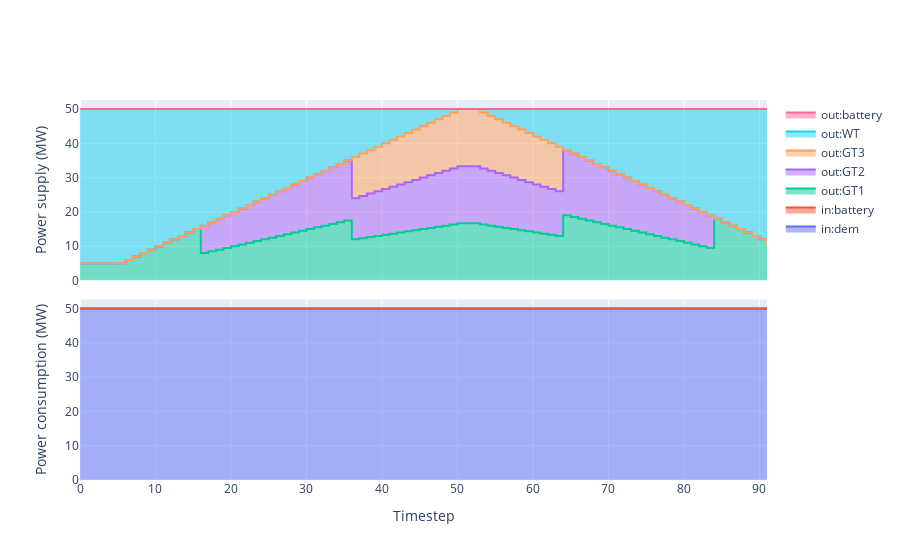

Source (notebook cell):
### Code cell
oogeso.plots.plot_SumPowerMix(simulator,carrier="el").show()

### Figure 1 — Plotly figure (JSON) as saved in the notebook; plotly's stock layout.template omitted (floating-point values rounded to 4 significant figures)
{"data": [{"legendgroup": "dem", "line": {"shape": "hv"}, "name": "in:dem", "stackgroup": "in", "type": "scatter", "x": [0, 1, 2, 3, 4, 5, 6, 7, 8, 9, 10, 11, 12, 13, 14, 15, 16, 17, 18, 19, 20, 21, 22, 23, 24, 25, 26, 27, 28, 29, 30, 31, 32, 33, 34, 35, 36, 37, 38, 39, 40, 41, 42, 43, 44, 45, 46, 47, 48, 49, 50, 51, 52, 53, 54, 55, 56, 57, 58, 59, 60, 61, 62, 63, 64, 65, 66, 67, 68, 69, 70, 71, 72, 73, 74, 75, 76, 77, 78, 79, 80, 81, 82, 83, 84, 85, 86, 87, 88, 89, 90, 91], "xaxis": "x2", "y": [50, 50, 50, 50, 50, 50, 50, 50, 50, 50, 50, 50, 50, 50, 50, 50, 50, 50, 50, 50, 50, 50, 50, 50, 50, 50, 50, 50, 50, 50, 50, 50, 50, 50, 50, 50, 50, 50, 50, 50, 50, 50, 50, 50, 50, 50, 50, 50, 50, 50, 50, 50, 50, 50, 50, 50, 50, 50, 50, 50, 50, 50, 50, 50, 50, 50, 50, 50, 50, 50, 50, 50, 50, 50, 50, 50, 50, 50, 50, 50, 50, 50, 50, 50, 50, 50, 50, 50, 50, 50, 50, 50], "yaxis": "y2"}, {"legendgroup": "battery", "line": {"shape": "hv"}, "name": "in:battery", "stackgroup": "in", "type": "scatter", "x": [0, 1, 2, 3, 4, 5, 6, 7, 8, 9, 10, 11, 12, 13, 14, 15, 16, 17, 18, 19, 20, 21, 22, 23, 24, 25, 26, 27, 28, 29, 30, 31, 32, 33, 34, 35, 36, 37, 38, 39, 40, 41, 42, 43, 44, 45, 46, 47, 48, 49, 50, 51, 52, 53, 54, 55, 56, 57, 58, 59, 60, 61, 62, 63, 64, 65, 66, 67, 68, 69, 70, 71, 72, 73, 74, 75, 76, 77, 78, 79, 80, 81, 82, 83, 84, 85, 86, 87, 88, 89, 90, 91], "xaxis": "x2", "y": [0, 0, 0, 0, 0, 0, 0, 0, 0, 0, 0, 0, 0, 0, 0, 0, 0, 0, 0, 0, 0, 0, 0, 0, 0, 0, 0, 0, 0, 0, 0, 0, 0, 0, 0, 0, 0, 0, 0, 0, 0, 0, 0, 0, 0, 0, 0, 0, 0, 0, 0, 0, 0, 0, 0, 0, 0, 0, 0, 0, 0, 0, 0, 0, 0, 0, 0, 0, 0, 0, 0, 0, 0, 0, 0, 0, 0, 0, 0, 0, 0, 0, 0, 0, 0, 0, 0, 0, 0, 0, 0, 0], "yaxis": "y2"}, {"legendgroup": "GT1", "line": {"shape": "hv"}, "name": "out:GT1", "stackgroup": "out", "type": "scatter", "x": [0, 1, 2, 3, 4, 5, 6, 7, 8, 9, 10, 11, 12, 13, 14, 15, 16, 17, 18, 19, 20, 21, 22, 23, 24, 25, 26, 27, 28, 29, 30, 31, 32, 33, 34, 35, 36, 37, 38, 39, 40, 41, 42, 43, 44, 45, 46, 47, 48, 49, 50, 51, 52, 53, 54, 55, 56, 57, 58, 59, 60, 61, 62, 63, 64, 65, 66, 67, 68, 69, 70, 71, 72, 73, 74, 75, 76, 77, 78, 79, 80, 81, 82, 83, 84, 85, 86, 87, 88, 89, 90, 91], "xaxis": "x", "y": [5, 5, 5, 5, 5, 5, 6, 7, 8, 9, 10, 11, 12, 13, 14, 15, 8, 8.5, 9, 9.5, 10, 10.5, 11, 11.5, 12, 12.5, 13, 13.5, 14, 14.5, 15, 15.5, 16, 16.5, 17, 17.5, 12, 12.33, 12.67, 13, 13.33, 13.67, 14, 14.33, 14.67, 15, 15.33, 15.67, 16, 16.33, 16.67, 16.67, 16.67, 16.33, 16, 15.67, 15.33, 15, 14.67, 14.33, 14, 13.67, 13.33, 13, 19, 18.5, 18, 17.5, 17, 16.5, 16, 15.5, 15, 14.5, 14, 13.5, 13, 12.5, 12, 11.5, 11, 10.5, 10, 9.5, 18, 17, 16, 15, 14, 13, 12, 11], "yaxis": "y"}, {"legendgroup": "GT2", "line": {"shape": "hv"}, "name": "out:GT2", "stackgroup": "out", "type": "scatter", "x": [0, 1, 2, 3, 4, 5, 6, 7, 8, 9, 10, 11, 12, 13, 14, 15, 16, 17, 18, 19, 20, 21, 22, 23, 24, 25, 26, 27, 28, 29, 30, 31, 32, 33, 34, 35, 36, 37, 38, 39, 40, 41, 42, 43, 44, 45, 46, 47, 48, 49, 50, 51, 52, 53, 54, 55, 56, 57, 58, 59, 60, 61, 62, 63, 64, 65, 66, 67, 68, 69, 70, 71, 72, 73, 74, 75, 76, 77, 78, 79, 80, 81, 82, 83, 84, 85, 86, 87, 88, 89, 90, 91], "xaxis": "x", "y": [0, 0, 0, 0, 0, 0, 0, 0, 0, 0, 0, 0, 0, 0, 0, 0, 8, 8.5, 9, 9.5, 10, 10.5, 11, 11.5, 12, 12.5, 13, 13.5, 14, 14.5, 15, 15.5, 16, 16.5, 17, 17.5, 12, 12.33, 12.67, 13, 13.33, 13.67, 14, 14.33, 14.67, 15, 15.33, 15.67, 16, 16.33, 16.67, 16.67, 16.67, 16.33, 16, 15.67, 15.33, 15, 14.67, 14.33, 14, 13.67, 13.33, 13, 19, 18.5, 18, 17.5, 17, 16.5, 16, 15.5, 15, 14.5, 14, 13.5, 13, 12.5, 12, 11.5, 11, 10.5, 10, 9.5, 0, 0, 0, 0, 0, 0, 0, 0], "yaxis": "y"}, {"legendgroup": "GT3", "line": {"shape": "hv"}, "name": "out:GT3", "stackgroup": "out", "type": "scatter", "x": [0, 1, 2, 3, 4, 5, 6, 7, 8, 9, 10, 11, 12, 13, 14, 15, 16, 17, 18, 19, 20, 21, 22, 23, 24, 25, 26, 27, 28, 29, 30, 31, 32, 33, 34, 35, 36, 37, 38, 39, 40, 41, 42, 43, 44, 45, 46, 47, 48, 49, 50, 51, 52, 53, 54, 55, 56, 57, 58, 59, 60, 61, 62, 63, 64, 65, 66, 67, 68, 69, 70, 71, 72, 73, 74, 75, 76, 77, 78, 79, 80, 81, 82, 83, 84, 85, 86, 87, 88, 89, 90, 91], "xaxis": "x", "y": [0, 0, 0, 0, 0, 0, 0, 0, 0, 0, 0, 0, 0, 0, 0, 0, 0, 0, 0, 0, 0, 0, 0, 0, 0, 0, 0, 0, 0, 0, 0, 0, 0, 0, 0, 0, 12, 12.33, 12.67, 13, 13.33, 13.67, 14, 14.33, 14.67, 15, 15.33, 15.67, 16, 16.33, 16.67, 16.67, 16.67, 16.33, 16, 15.67, 15.33, 15, 14.67, 14.33, 14, 13.67, 13.33, 13, 0, 0, 0, 0, 0, 0, 0, 0, 0, 0, 0, 0, 0, 0, 0, 0, 0, 0, 0, 0, 0, 0, 0, 0, 0, 0, 0, 0], "yaxis": "y"}, {"legendgroup": "WT", "line": {"shape": "hv"}, "name": "out:WT", "stackgroup": "out", "type": "scatter", "x": [0, 1, 2, 3, 4, 5, 6, 7, 8, 9, 10, 11, 12, 13, 14, 15, 16, 17, 18, 19, 20, 21, 22, 23, 24, 25, 26, 27, 28, 29, 30, 31, 32, 33, 34, 35, 36, 37, 38, 39, 40, 41, 42, 43, 44, 45, 46, 47, 48, 49, 50, 51, 52, 53, 54, 55, 56, 57, 58, 59, 60, 61, 62, 63, 64, 65, 66, 67, 68, 69, 70, 71, 72, 73, 74, 75, 76, 77, 78, 79, 80, 81, 82, 83, 84, 85, 86, 87, 88, 89, 90, 91], "xaxis": "x", "y": [45, 45, 45, 45, 45, 45, 44, 43, 42, 41, 40, 39, 38, 37, 36, 35, 34, 33, 32, 31, 30, 29, 28, 27, 26, 25, 24, 23, 22, 21, 20, 19, 18, 17, 16, 15, 14, 13, 12, 11, 10, 9, 8, 7, 6, 5, 4, 3, 2, 1, 0, 0, 0, 1, 2, 3, 4, 5, 6, 7, 8, 9, 10, 11, 12, 13, 14, 15, 16, 17, 18, 19, 20, 21, 22, 23, 24, 25, 26, 27, 28, 29, 30, 31, 32, 33, 34, 35, 36, 37, 38, 39], "yaxis": "y"}, {"legendgroup": "battery", "line": {"shape": "hv"}, "name": "out:battery", "stackgroup": "out", "type": "scatter", "x": [0, 1, 2, 3, 4, 5, 6, 7, 8, 9, 10, 11, 12, 13, 14, 15, 16, 17, 18, 19, 20, 21, 22, 23, 24, 25, 26, 27, 28, 29, 30, 31, 32, 33, 34, 35, 36, 37, 38, 39, 40, 41, 42, 43, 44, 45, 46, 47, 48, 49, 50, 51, 52, 53, 54, 55, 56, 57, 58, 59, 60, 61, 62, 63, 64, 65, 66, 67, 68, 69, 70, 71, 72, 73, 74, 75, 76, 77, 78, 79, 80, 81, 82, 83, 84, 85, 86, 87, 88, 89, 90, 91], "xaxis": "x", "y": [0, 0, 0, 0, 0, 0, 0, 0, 0, 0, 0, 0, 0, 0, 0, 0, 0, 0, 0, 0, 0, 0, 0, 0, 0, 0, 0, 0, 0, 0, 0, 0, 0, 0, 0, 0, 0, 0, 0, 0, 0, 0, 0, 0, 0, 0, 0, 0, 0, 0, 0, 0, 0, 0, 0, 0, 0, 0, 0, 0, 0, 0, 0, 0, 0, 0, 0, 0, 0, 0, 0, 0, 0, 0, 0, 0, 0, 0, 0, 0, 0, 0, 0, 0, 0, 0, 0, 0, 0, 0, 0, 0], "yaxis": "y"}], "layout": {"autosize": true, "legend": {"traceorder": "reversed"}, "xaxis": {"anchor": "y", "autorange": true, "domain": [0, 1], "matches": "x2", "range": [0, 91], "showticklabels": false, "title": {"text": ""}, "type": "linear"}, "xaxis2": {"anchor": "y2", "autorange": true, "domain": [0, 1], "range": [0, 91], "title": {"text": "Timestep"}, "type": "linear"}, "yaxis": {"anchor": "x", "autorange": true, "domain": [0.525, 1], "range": [0, 52.63], "title": {"text": "Power supply (MW)"}, "type": "linear"}, "yaxis2": {"anchor": "x2", "autorange": true, "domain": [0, 0.475], "range": [0, 52.63], "title": {"text": "Power consumption (MW)"}, "type": "linear"}}}
